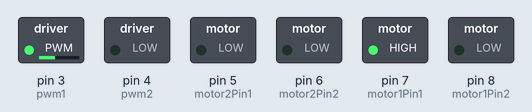
Recording of a sketch running on a simulated Arduino Mega 2560, built with avr-gcc and run on an emulated ATmega2560. Shown: switched loads named in the sketch (green lamp = pin HIGH).

Above: at 0.05 s.
At 1.5 s:
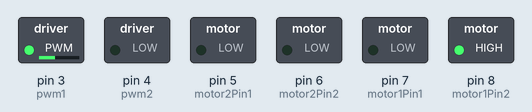
At 2.95 s:
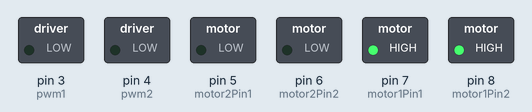
At 3.7 s:
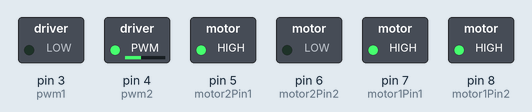
At 4.45 s:
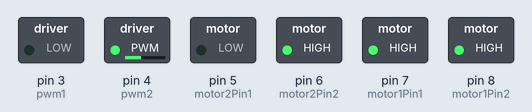
At 5.95 s:
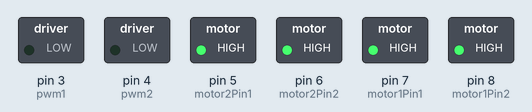
Timing chart, 0 to 7.8 s (numbered marks = the images above):
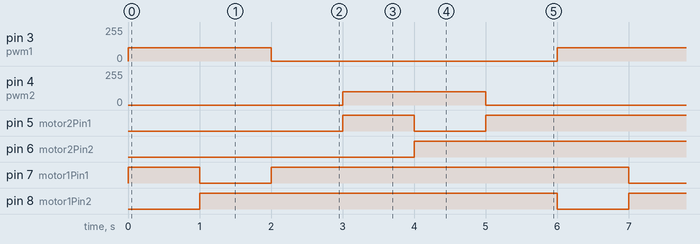

The sketch:

DriveSystemTemp.ino
```cpp
// #include <SPI.h>

#define pwm1 3
#define pwm2 4

#define arm_pwm1 51
#define arm_pwm2 47

#define motor1Pin1 7 // INA
#define motor1Pin2 8 // INB

#define motor2Pin1 5
#define motor2Pin2 6

#define arm_motor1_pin1 52
#define arm_motor1_pin2 53

#define arm_motor2_pin1 49
#define arm_motor2_pin2 48

void setup() {
  pinMode(pwm1, OUTPUT);
  pinMode(motor1Pin1, OUTPUT);
  pinMode(motor1Pin2, OUTPUT);

  pinMode(pwm2, OUTPUT);
  pinMode(motor2Pin1, OUTPUT);
  pinMode(motor2Pin2, OUTPUT);

  Serial.begin(9600);
}

void loop() {
  motor1Forward(100);
  delay(1000);
  motor1Backward(100);
  delay(1000);
  motor1Pause();
  delay(1000);
  motor2Forward(100);
  delay(1000);
  motor2Backward(100);
  delay(1000);
  motor2Pause();
  delay(1000);
}

void motor1Forward(int pwm) {
  digitalWrite(motor1Pin1, HIGH);
  digitalWrite(motor1Pin2, LOW);
  analogWrite(pwm1, pwm);
}

void motor1Backward(int pwm) {
  digitalWrite(motor1Pin1, LOW);
  digitalWrite(motor1Pin2, HIGH);
  analogWrite(pwm1, pwm);
}

void motor1Pause() {
  digitalWrite(motor1Pin1, HIGH);
  digitalWrite(motor1Pin2, HIGH);
  analogWrite(pwm1, 0);
}

void motor2Forward(int pwm) {
  digitalWrite(motor2Pin1, HIGH);
  digitalWrite(motor2Pin2, LOW);
  analogWrite(pwm2, pwm);
}

void motor2Backward(int pwm) {
  digitalWrite(motor2Pin1, LOW);
  digitalWrite(motor2Pin2, HIGH);
  analogWrite(pwm2, pwm);
}

void motor2Pause() {
  digitalWrite(motor2Pin1, HIGH);
  digitalWrite(motor2Pin2, HIGH);
  analogWrite(pwm2, 0);
}
```

Measured:
- by itself, pin 3 (pwm1), pin 4 (pwm2): alternates 100/255 for 2.0 s and 0/255 for 4.0 s
- by itself, pin 5 (motor2Pin1), pin 7 (motor1Pin1): repeats every 6.0 s: LOW 1.0 s, HIGH 5.0 s
- by itself, pin 6 (motor2Pin2), pin 8 (motor1Pin2): alternates HIGH for 5.0 s and LOW for 1.0 s
